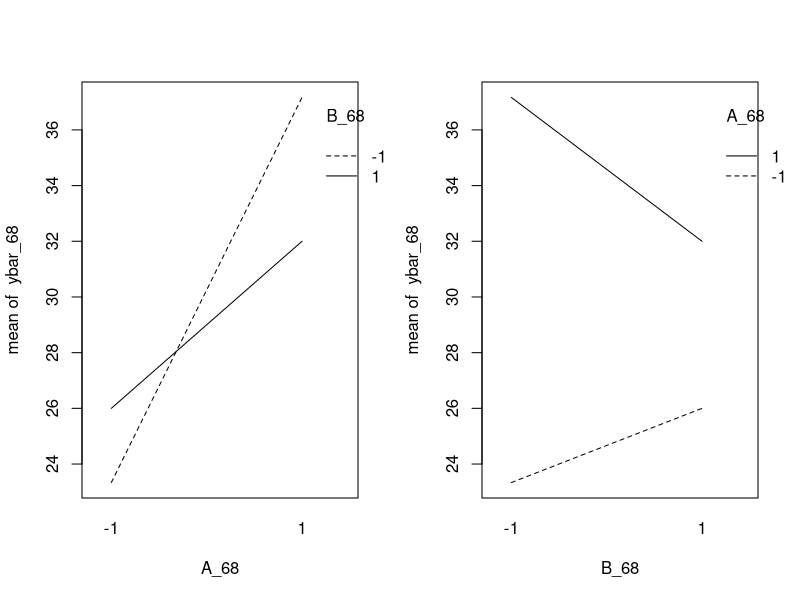
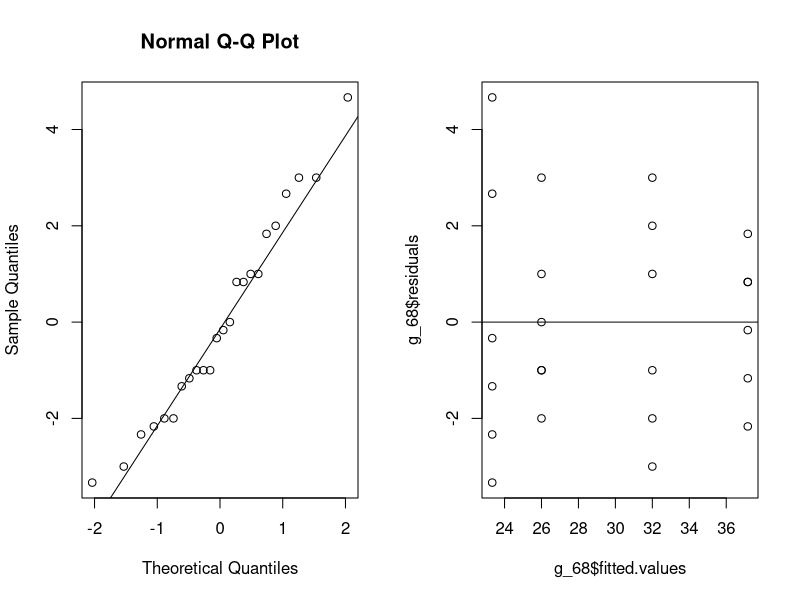

R code for these plots, in order:
## ---- chunk 1
knitr::opts_chunk$set(echo = TRUE)
## ---- chunk 2
#input data
A_68 <- c(-1, 1, -1,1)
B_68 <- c(-1, -1, 1, 1)
I_68 <- c(21,37,25,31)
II_68 <- c(23,38,24,29)
III_68 <- c(20,35,29,30)
IV_68 <- c(22,39,26,34)
V_68 <- c(28,38,25,33)
VI_68 <- c(26,36,27,35)

#combine into table
data_68 <- data.frame(A_68, B_68, I_68, II_68, III_68, IV_68, V_68, VI_68)
data_68

#build ANOVA table

y_68 <- c(I_68, II_68, III_68, IV_68, V_68, VI_68)
 
factorA_68 <- as.factor(rep(A_68,6))
factorB_68 <- as.factor(rep(B_68,6))
g_68 <- lm(y_68 ~ factorA_68 + factorB_68 + factorA_68*factorB_68)
anova(g_68)

#looks like A does impact the response and B does not. the interaction effect is also significant

#compute sums for each combination
sums_68 <- apply(data_68[,3:8], 1, sum)
names(sums_68) <- c("(1)", "(a)", "(b)", "(ab)")
ybar_68 <- sums_68/6

#interaction plots
par(mfrow=c(1,2))
interaction.plot(A_68, B_68, ybar_68) #lines crossing
interaction.plot(B_68, A_68, ybar_68) #lines not crossing but not parallel
#interaction effect is indeed occurring
#time definitely matters, but you can also say that bacterial growth depends on the interaction of time with the culture

#effect estimate
A_hat_68<-(sums_68[4]+sums_68[2]-sums_68[3]-sums_68[1])/12
#the main effect of A is 9.92. This is the change in response produced by the change in the level of 'time' averaged over the levels of 'culture'
B_hat_68 <- (sums_68[4]+sums_68[3]-sums_68[2]-sums_68[1])/12
#the main effect of B is weak: -1.25. This is the change in response produced by the change in the level of 'culture' averaged over the levels of 'time'.
AB_hat_68 <- (sums_68[4]+sums_68[1]-sums_68[2]-sums_68[3])/12
#the interaction effect of AB is -3.92. This is the average difference between the effect of culture at the high level of time and the effect of culture at the low level of time. 
## ---- chunk 3
# residual analysis
par(mfrow=c(1,2))
# normal plot
qqnorm(g_68$residuals)
qqline(g_68$residuals) #this looks pretty normal
gaov_68<-aov(y_68~factorA_68+factorB_68)
shapiro.test(g_68$residuals) #it is normal, hurrah
bartlett.test(gaov_68$residuals~factorA_68) #equal variance!
bartlett.test(gaov_68$residuals~factorB_68) #equal variance!

#residual plot
plot(g_68$fitted.values,g_68$residuals) #looks homoscedastic - good
abline(h=0)
